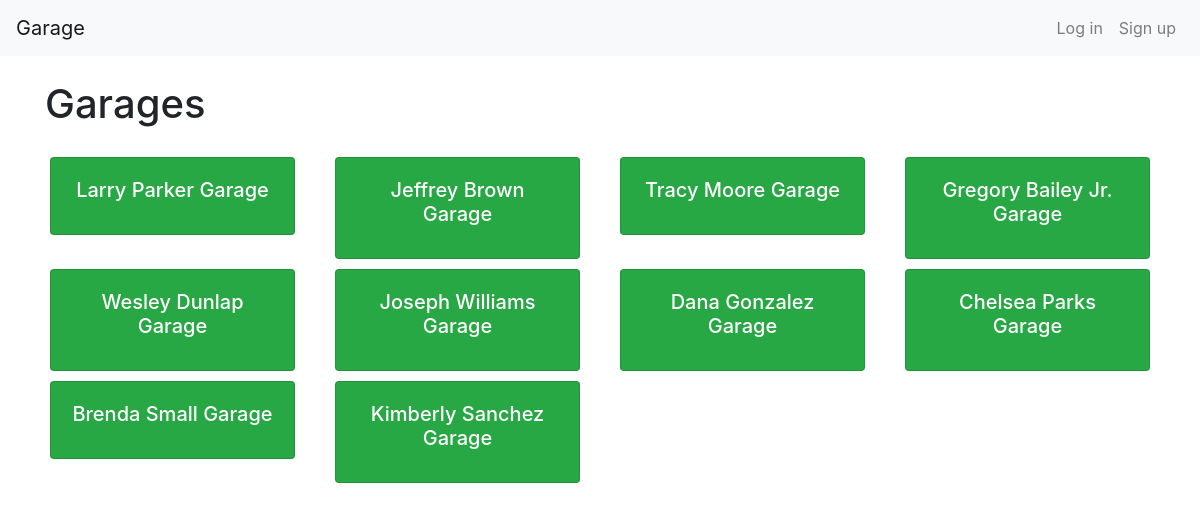
Before: / with the older database file.
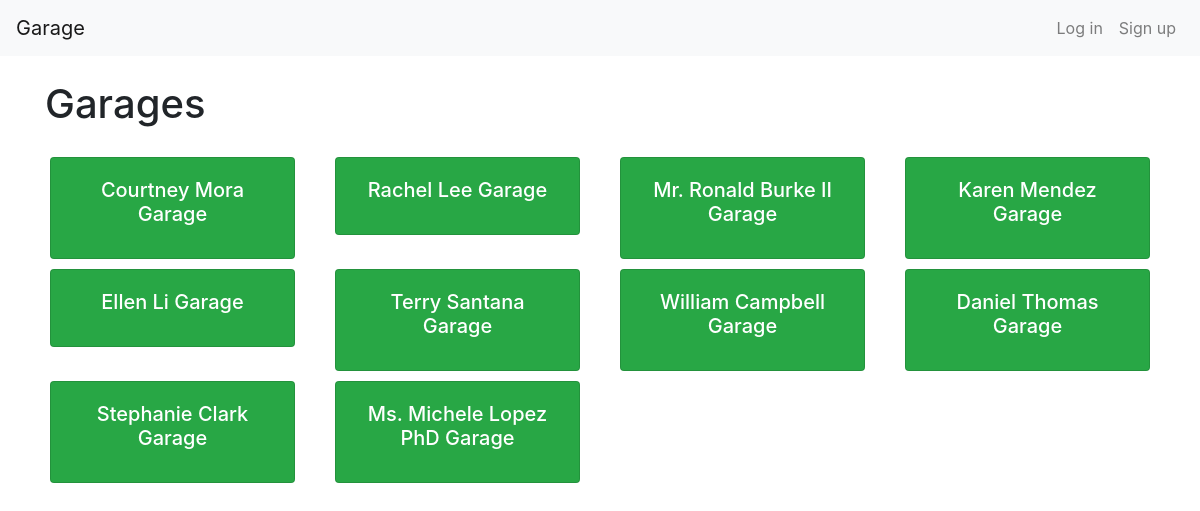
After: the same page with the newer database file.
### models.py (models this page shows)
class Garage(Base):
    __tablename__ = "garages"
    id = Column(Integer, primary_key=True)
    name = Column(String(50))
    location = Column(String(100))

### app.py (the view)
@app.route("/")
def index():
    garages = Garages.getAllGarages()
    user = (
        current_user.username if current_user.is_authenticated else None
    )  # TODO change this to their actual name
    return render_template("index.html", garages=garages, user=user)

### models.py (called while the page is built)
    def getAllGarages():
        garages = session.query(Garage).all()
        garages_as_dict = [user.__dict__ for user in garages]
        return garages_as_dict

### templates/index.html (shortened to what this page needs)
<!DOCTYPE html>
<html lang="en">
<head>
    <link rel="stylesheet" href="https://maxcdn.bootstrapcdn.com/bootstrap/4.0.0/css/bootstrap.min.css">
</head>
<body>
    {% include "head.html" %}
    <div class="container mt-4">
        <h1 class="mb-4">Garages</h1>
        <div class="row">
            {% for garage in garages %}
            <div class="col-sm-12 col-md-6 col-lg-4 col-xl-3">
                {% if garage.id %}
                <a href="/garage/{{garage.id}}" class="text-decoration-none">
                    <div class="card spot-card available">
                        <div class="card-body spot-body">
                            <h5 class="card-title"> {{ garage.name }}</h5>
                        </div>
                    </div>
                </a>
                {% else %}
                <div class="card spot-card unavailable">
                    <div class="card-body spot-body">
                        <h5 class="card-title"> {{ garage.name }}</h5>
                    </div>
                </div>
                {% endif %}
            </div>
            {% endfor %}
        </div>
    </div>
</body>
</html>

### templates/head.html (shortened to what this page needs)
<nav class="navbar navbar-expand-lg navbar-light bg-light">
    <a class="navbar-brand" href="/">Garage</a>
    <div class="collapse navbar-collapse" id="navbarNav">
        <ul class="navbar-nav ml-auto">
            {% if user %}
            <li class="nav-item"><a class="nav-link" href="/account">Welcome {{user}}</a></li>
            <li class="nav-item"><a class="nav-link" href="/signout">Sign out</a></li>
            <li class="nav-item"><a class="nav-link" href="/cart">Cart</a></li>
            {% else %}
            <li class="nav-item"><a class="nav-link" href="/login">Log in</a></li>
            <li class="nav-item"><a class="nav-link" href="/signup">Sign up</a></li>
            {% endif %}
        </ul>
    </div>
</nav>

### templates/index.html (style rules this page uses)
.spot-card { margin: 5px; }
.spot-body { text-align: center; }
.available { background-color: #28a745; color: white; }

Changed rows visible on the page:
removed Garage: name "Joseph Williams Garage"
removed Garage: name "Brenda Small Garage"
changed Garage: name "Larry Parker Garage" → "Courtney Mora Garage"
changed Garage: name "Jeffrey Brown Garage" → "Rachel Lee Garage"
changed Garage: name "Tracy Moore Garage" → "Mr. Ronald Burke II Garage"
changed Garage: name "Gregory Bailey Jr. Garage" → "Karen Mendez Garage"
changed Garage: name "Wesley Dunlap Garage" → "Ellen Li Garage"
added Garage: name "Terry Santana Garage"
changed Garage: name "Dana Gonzalez Garage" → "William Campbell Garage"
changed Garage: name "Chelsea Parks Garage" → "Daniel Thomas Garage"
added Garage: name "Stephanie Clark Garage"
changed Garage: name "Kimberly Sanchez Garage" → "Ms. Michele Lopez PhD Garage"
